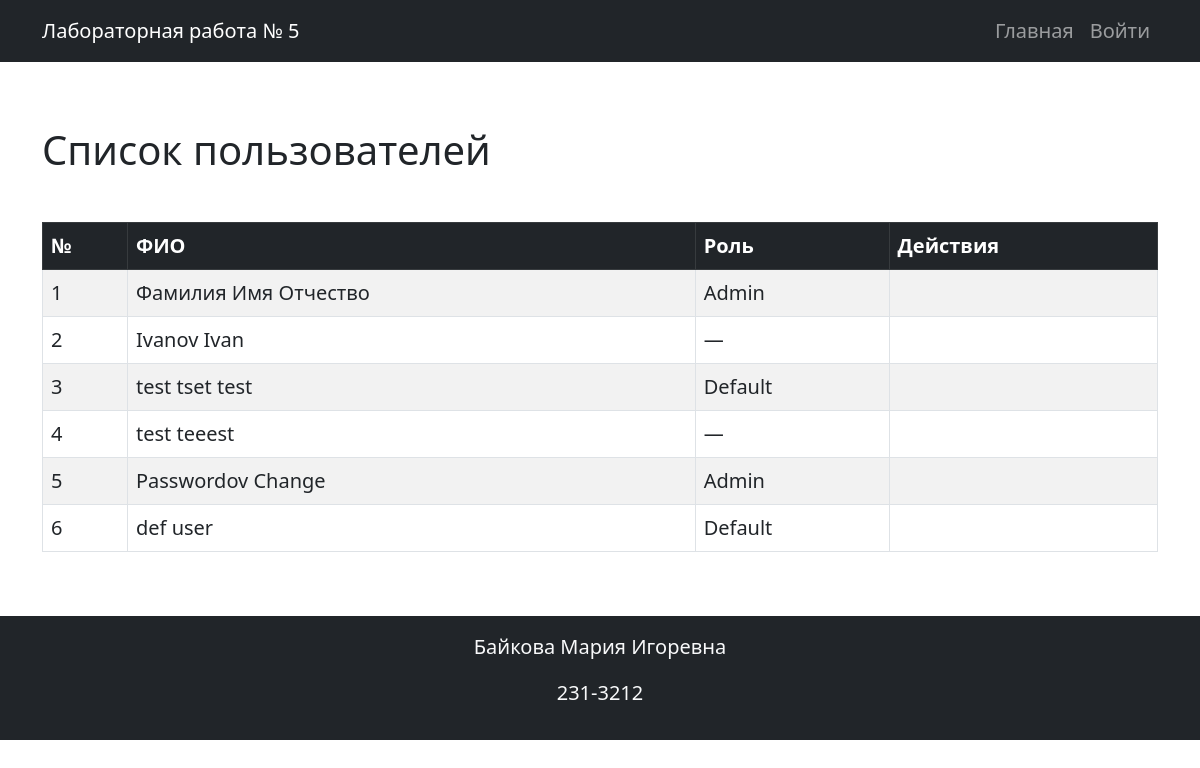
The page / on the database its author committed.
### models.py (models this page shows, shortened)
class User(UserMixin, db.Model):
    id = db.Column(db.Integer, primary_key=True)
    username = db.Column(db.String(150), nullable=False, unique=True)
    password = db.Column(db.String(128), nullable=False)
    last_name = db.Column(db.String(100))
    first_name = db.Column(db.String(100), nullable=False)
    patronymic = db.Column(db.String(100))
    role_id = db.Column(db.Integer, db.ForeignKey('role.id'))
    created_at = db.Column(db.DateTime, default=datetime.utcnow)
    role = db.relationship('Role')

class Role(db.Model):
    id = db.Column(db.Integer, primary_key=True)
    name = db.Column(db.String(100), nullable=False)
    description = db.Column(db.String(255))

### app.py (the view)
@app.route('/')
def index():
    users = User.query.all()
    return render_template('index.html', users=users)

### app.py (called while the page is built, shortened)
@app.before_request
def init_db():
    db.create_all()

@app.before_request
def log_visit():
    if request.endpoint not in ['static'] and not request.path.startswith('/static'):
        log = VisitLog(
            path=request.path,
            user_id=current_user.id if current_user.is_authenticated else None,
            created_at=datetime.now(pytz.timezone('Europe/Moscow'))
        )
        db.session.add(log)
        db.session.commit()

### templates/index.html (shortened to what this page needs)
{% extends 'base.html' %}
{% block content %}
<div class="row">
    <div class="col-lg-12">
        <h1 class="my-5">Список пользователей</h1>
        <table class="table table-bordered table-striped align-middle">
            <thead class="table-dark">
                <tr>
                    <th>№</th>
                    <th>ФИО</th>
                    <th>Роль</th>
                    <th>Действия</th>
                </tr>
            </thead>
            <tbody>
                {% for user in users %}
                    <tr>
                        <td>{{ loop.index }}</td>
                        <td>{{ user.last_name or '' }} {{ user.first_name }} {{ user.patronymic or '' }}</td>
                        <td>{{ user.role.name if user.role else '—' }}</td>
                        <td>
                        </td>
                    </tr>
                {% endfor %}
            </tbody>
        </table>
    </div>
</div>
{% endblock %}

### templates/base.html (shortened to what this page needs)
<!doctype html>
<html lang="ru">
  <head>
    <link href="https://cdn.jsdelivr.net/npm/bootstrap@5.0.2/dist/css/bootstrap.min.css" rel="stylesheet">
    <link rel="stylesheet" href="{{ url_for('static', filename='styles.css') }}">
  </head>
  <body>
    <header>
      <nav class="navbar navbar-expand-lg navbar-dark bg-dark">
        <div class="container">
          <a class="navbar-brand" href="{{ url_for('index') }}">Лабораторная работа № 5</a>
          <div class="collapse navbar-collapse" id="navbarSupportedContent">
            <ul class="navbar-nav ms-auto mb-2 mb-lg-0">
              <li class="nav-item">
                <a class="nav-link" aria-current="page" href="{{ url_for('index') }}">Главная</a>
              </li>
              {% if current_user.is_authenticated %}
                <li class="nav-item">
                  <a class="nav-link" href="{{ url_for('change_password') }}">Изменить пароль</a>
                </li>
                <li class="nav-item">
                  <a class="nav-link" aria-current="page" href="{{ url_for('visit_log.view_logs') }}">Журнал посещений</a>
                </li>
                <li class="nav-item">
                  <a class="nav-link" aria-current="page" href="{{ url_for('logout') }}">Выйти</a>
                </li>
              {% else %}
                <li class="nav-item">
                  <a class="nav-link" aria-current="page" href="{{ url_for('login') }}">Войти</a>
                </li>
              {% endif %}
            </ul>
          </div>
        </div>
      </nav>
    </header>
    <main class="my-3">
      <div class="container">
        {% block content %}{% endblock %}
      </div>
    </main>
  </body>
  <footer class="bg-dark text-light text-center py-3 mt-5">
    <p>Байкова Мария Игоревна</p>
    <p>231-3212</p>
  </footer>
</html>

### static/styles.css (style rules this page uses)
body { font-size: 1.25rem; }

### rows shown on the page
User: last_name "Фамилия", first_name "Имя", patronymic "Отчество", role "Admin"
User: last_name "Ivanov", first_name "Ivan", role "—"
User: last_name "test", first_name "tset", patronymic "test", role "Default"
User: last_name "test", first_name "teeest", role "—"
User: last_name "Passwordov", first_name "Change", role "Admin"
User: last_name "def", first_name "user", role "Default"
